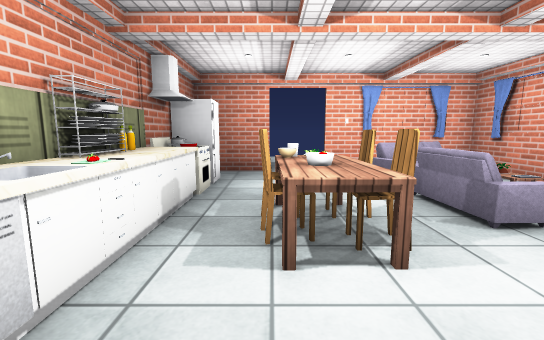
[1] (above)

12 first-person views from a walk through a 3-D level made in the Unity game engine. The camera is 1.2 m above the floor, tilts 8° down and sees 90° across. Doors are open. The floor is counted in squares, 1 m on a side. Each view is taken from the middle of a square. On the plan, view 1 faces up. The plan holds only what a view shows up to about 13 squares ahead; the rest is blank. The player is left out. Some animated figures are left out. Some surface patterns are stand-ins.

[2]
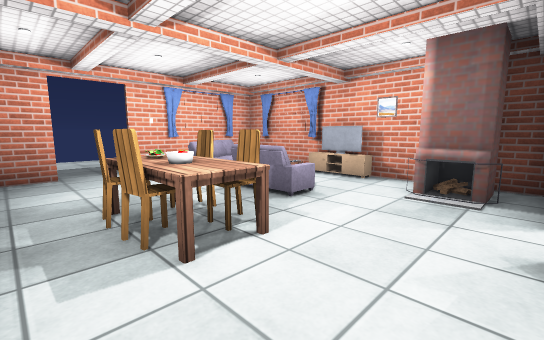

[3]
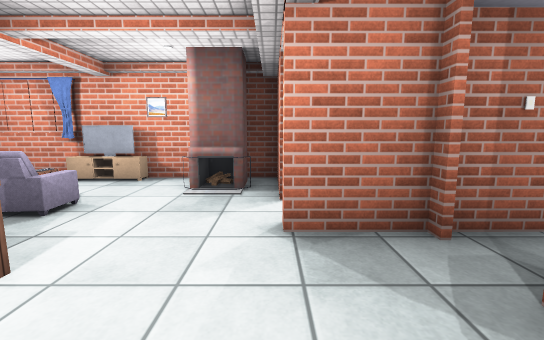

[4]
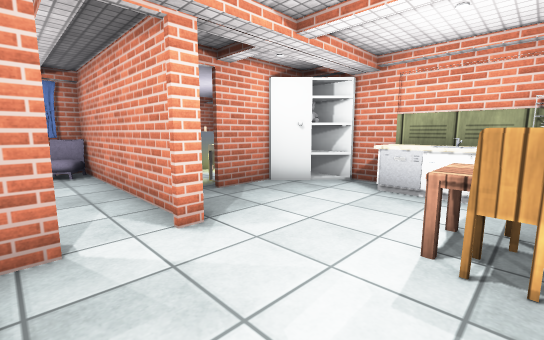

[5]
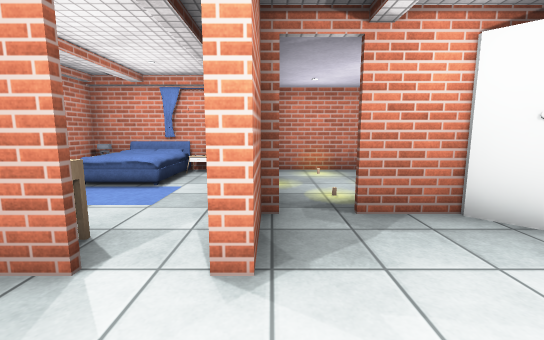

[6]
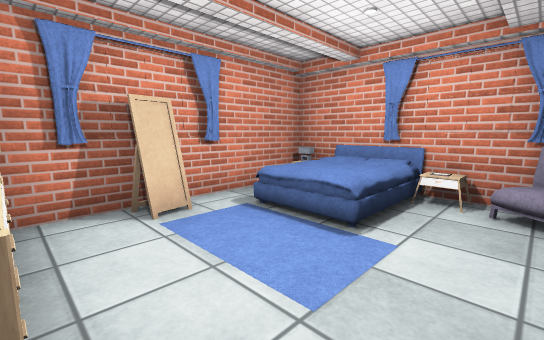

[7]
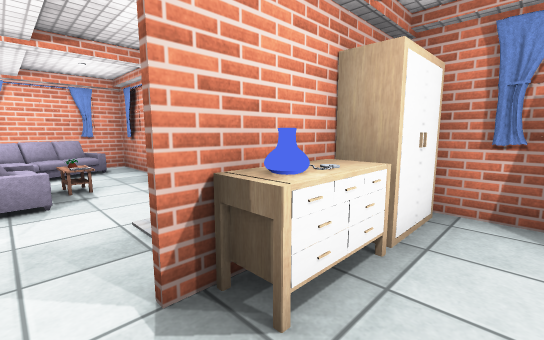

[8]
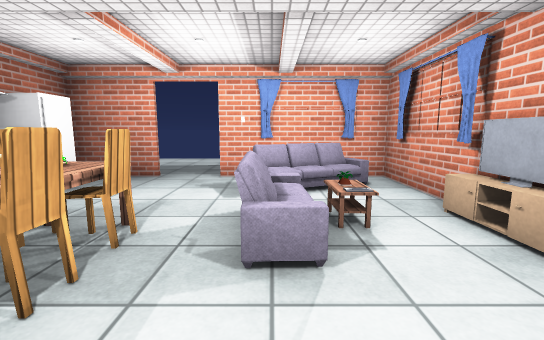

[9]
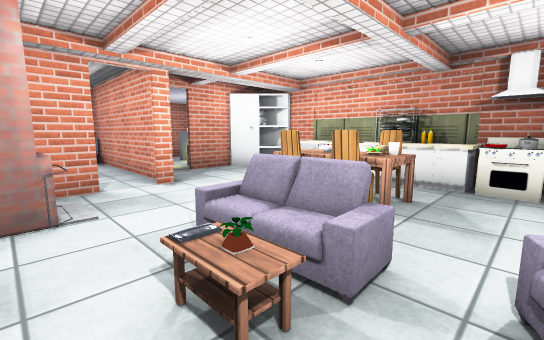

[10]
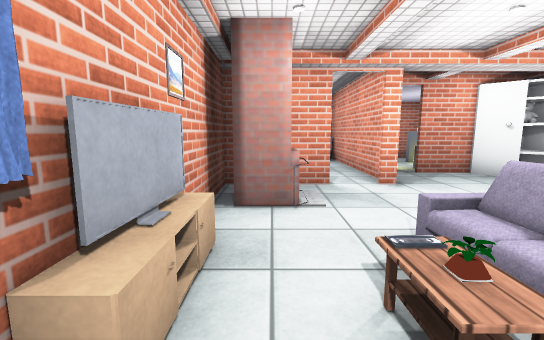

[11]
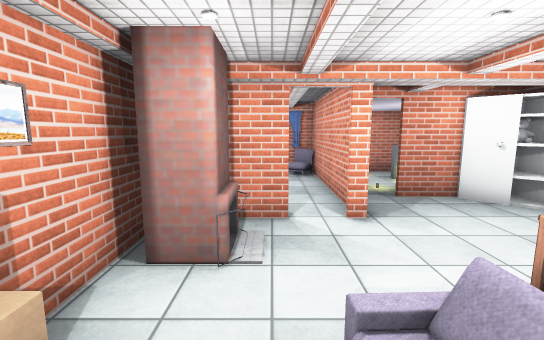

[12]
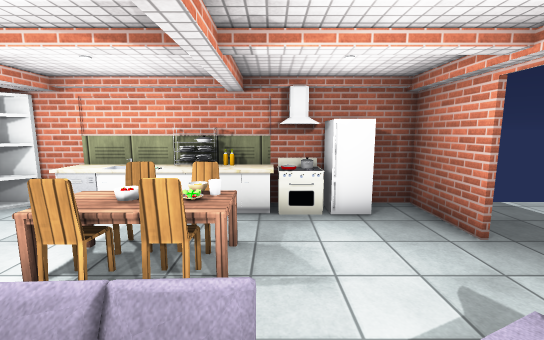

### Floor plan
Points are (right, up) in squares from view 1. A wall is a line through its corners. A room is listed if a view was taken in it or the views show most of it. See-through windows are left out.
Room 1 (views 1, 2, 3, 4, 5, 8, 9, 10, 11, 12)
walls: (3.6, -0.1) (5.4, -0.1); (-2.3, 0.6) (-2.3, -0.5); (2.2, -2) (2.1, -0.1) (2.6, -0.1); (6, 4.3) (6, 8.3) (1.5, 8.3); (0, 8.3) (-2.3, 8.3); (6.1, 0.4) (6.1, 2.7)
low walls: (5.6, 4.4) (5.6, 5)
ways out: open door at (3, 0) to room 2; opening at (-1, -1); open door at (-2, 0); open door at (0.5, 8); open door at (1.5, -2)
objects: other object (-2, -1); other object (-2, 1) to (-1, 4); other object (-2, 5) to (-1, 5); other object (-2, 6); other object (-2, 7) to (-1, 7); other object (0, 2) to (1, 2); other object (0, 3); other object (0, 4); other object (0, 5); other object (1, 3); other object (1, 4); other object (2, 4); other object (3, 3) to (3, 5); other object (3, 7); other object (5, 1) to (5, 2); other object (6, 3); other object (6, 4)
Room 2 (views 6, 7)
walls: (6.9, -2.4) (7.3, -2.3); (7.2, -2.9) (7.1, -2.3); (5.5, -0.3) (3.6, -0.3); (2.3, -0.8) (2.3, -6.5) (7.5, -6.5) (7.5, -0.9)
low walls: (7, -3) (6.9, -2.4)
ways out: open door at (3, 0) to room 1
objects: other object (3, -6); other object (4, -1) to (6, -1); other object (5, -6); other object (5, -6) to (6, -5); other object (5, -4) to (6, -4); other object (6, -1) to (7, 0)

Where each view was taken, in squares from view 1:
view 1: 0 up, 0 right, facing up
view 2: 0 up, 1 left, facing up-right
view 3: 0 up, 1 left, facing right
view 4: 3 up, 4 right, facing down-left
view 5: 2 up, 2 right, facing down
view 6: 1 down, 3 right, facing down-right
view 7: 2 down, 3 right, facing up-right
view 8: 1 up, 3 right, facing up
view 9: 6 up, 5 right, facing down-left
view 10: 6 up, 5 right, facing down
view 11: 5 up, 4 right, facing down
view 12: 5 up, 4 right, facing left
